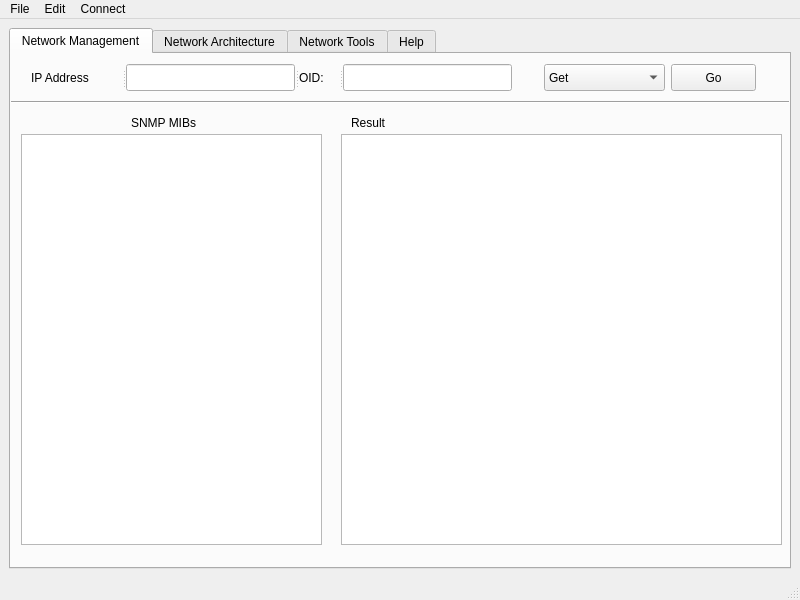
<?xml version="1.0" encoding="UTF-8"?>
<ui version="4.0">
 <class>MainWindow</class>
 <widget class="QMainWindow" name="MainWindow">
  <property name="geometry">
   <rect>
    <x>0</x>
    <y>0</y>
    <width>800</width>
    <height>600</height>
   </rect>
  </property>
  <property name="windowTitle">
   <string>MainWindow</string>
  </property>
  <widget class="QWidget" name="centralwidget">
   <layout class="QHBoxLayout" name="horizontalLayout">
    <item>
     <widget class="QTabWidget" name="tabWidget">
      <property name="currentIndex">
       <number>0</number>
      </property>
      <widget class="QWidget" name="tab">
       <attribute name="title">
        <string>Network Management</string>
       </attribute>
       <widget class="QListView" name="listViewMIBs">
        <property name="geometry">
         <rect>
          <x>10</x>
          <y>80</y>
          <width>301</width>
          <height>411</height>
         </rect>
        </property>
       </widget>
       <widget class="QLabel" name="label_3">
        <property name="geometry">
         <rect>
          <x>120</x>
          <y>60</y>
          <width>81</width>
          <height>17</height>
         </rect>
        </property>
        <property name="text">
         <string>SNMP MIBs</string>
        </property>
       </widget>
       <widget class="QSplitter" name="splitter">
        <property name="geometry">
         <rect>
          <x>20</x>
          <y>10</y>
          <width>481</width>
          <height>27</height>
         </rect>
        </property>
        <property name="orientation">
         <enum>Qt::Horizontal</enum>
        </property>
        <widget class="QLabel" name="label">
         <property name="text">
          <string>IP Address</string>
         </property>
        </widget>
        <widget class="QLineEdit" name="lineEditIP"/>
        <widget class="QLabel" name="label_2">
         <property name="text">
          <string>OID:</string>
         </property>
        </widget>
        <widget class="QLineEdit" name="lineEditOID"/>
       </widget>
       <widget class="QComboBox" name="comboBoxSNMPOptions">
        <property name="geometry">
         <rect>
          <x>533</x>
          <y>10</y>
          <width>121</width>
          <height>27</height>
         </rect>
        </property>
        <item>
         <property name="text">
          <string>Get</string>
         </property>
        </item>
        <item>
         <property name="text">
          <string>Get Next</string>
         </property>
        </item>
        <item>
         <property name="text">
          <string>Get Bulk</string>
         </property>
        </item>
        <item>
         <property name="text">
          <string>Walk</string>
         </property>
        </item>
       </widget>
       <widget class="QPushButton" name="ButtongetOIDs">
        <property name="geometry">
         <rect>
          <x>660</x>
          <y>10</y>
          <width>85</width>
          <height>27</height>
         </rect>
        </property>
        <property name="text">
         <string>Go</string>
        </property>
       </widget>
       <widget class="Line" name="line">
        <property name="geometry">
         <rect>
          <x>0</x>
          <y>40</y>
          <width>781</width>
          <height>16</height>
         </rect>
        </property>
        <property name="orientation">
         <enum>Qt::Horizontal</enum>
        </property>
       </widget>
       <widget class="QTextBrowser" name="textBrowserResult">
        <property name="geometry">
         <rect>
          <x>330</x>
          <y>80</y>
          <width>441</width>
          <height>411</height>
         </rect>
        </property>
       </widget>
       <widget class="QLabel" name="label_4">
        <property name="geometry">
         <rect>
          <x>340</x>
          <y>60</y>
          <width>66</width>
          <height>17</height>
         </rect>
        </property>
        <property name="text">
         <string>Result</string>
        </property>
       </widget>
      </widget>
      <widget class="QWidget" name="tab_2">
       <attribute name="title">
        <string>Network Architecture</string>
       </attribute>
      </widget>
      <widget class="QWidget" name="tab_3">
       <attribute name="title">
        <string>Network Tools</string>
       </attribute>
      </widget>
      <widget class="QWidget" name="tab_4">
       <attribute name="title">
        <string>Help</string>
       </attribute>
      </widget>
     </widget>
    </item>
   </layout>
  </widget>
  <widget class="QMenuBar" name="menubar">
   <property name="geometry">
    <rect>
     <x>0</x>
     <y>0</y>
     <width>800</width>
     <height>25</height>
    </rect>
   </property>
   <widget class="QMenu" name="menuFile">
    <property name="title">
     <string>File</string>
    </property>
    <addaction name="actionOpen"/>
    <addaction name="actionClose"/>
    <addaction name="actionImport"/>
    <addaction name="actionExport"/>
   </widget>
   <widget class="QMenu" name="menuEdit">
    <property name="title">
     <string>Edit</string>
    </property>
    <addaction name="actionCopy"/>
    <addaction name="actionPaste"/>
   </widget>
   <widget class="QMenu" name="menuConnect">
    <property name="title">
     <string>Connect</string>
    </property>
    <addaction name="actionIP_Address"/>
    <addaction name="actionSPEC_Card"/>
   </widget>
   <addaction name="menuFile"/>
   <addaction name="menuEdit"/>
   <addaction name="menuConnect"/>
  </widget>
  <widget class="QStatusBar" name="statusbar"/>
  <action name="actionOpen">
   <property name="text">
    <string>Open</string>
   </property>
  </action>
  <action name="actionClose">
   <property name="text">
    <string>Close</string>
   </property>
  </action>
  <action name="actionImport">
   <property name="text">
    <string>Import</string>
   </property>
  </action>
  <action name="actionExport">
   <property name="text">
    <string>Export</string>
   </property>
  </action>
  <action name="actionCopy">
   <property name="text">
    <string>Copy</string>
   </property>
  </action>
  <action name="actionPaste">
   <property name="text">
    <string>Paste</string>
   </property>
  </action>
  <action name="actionIP_Address">
   <property name="text">
    <string>White-Rabbit Switch</string>
   </property>
  </action>
  <action name="actionSPEC_Card">
   <property name="text">
    <string>SPEC Card</string>
   </property>
  </action>
 </widget>
 <resources/>
 <connections/>
</ui>
